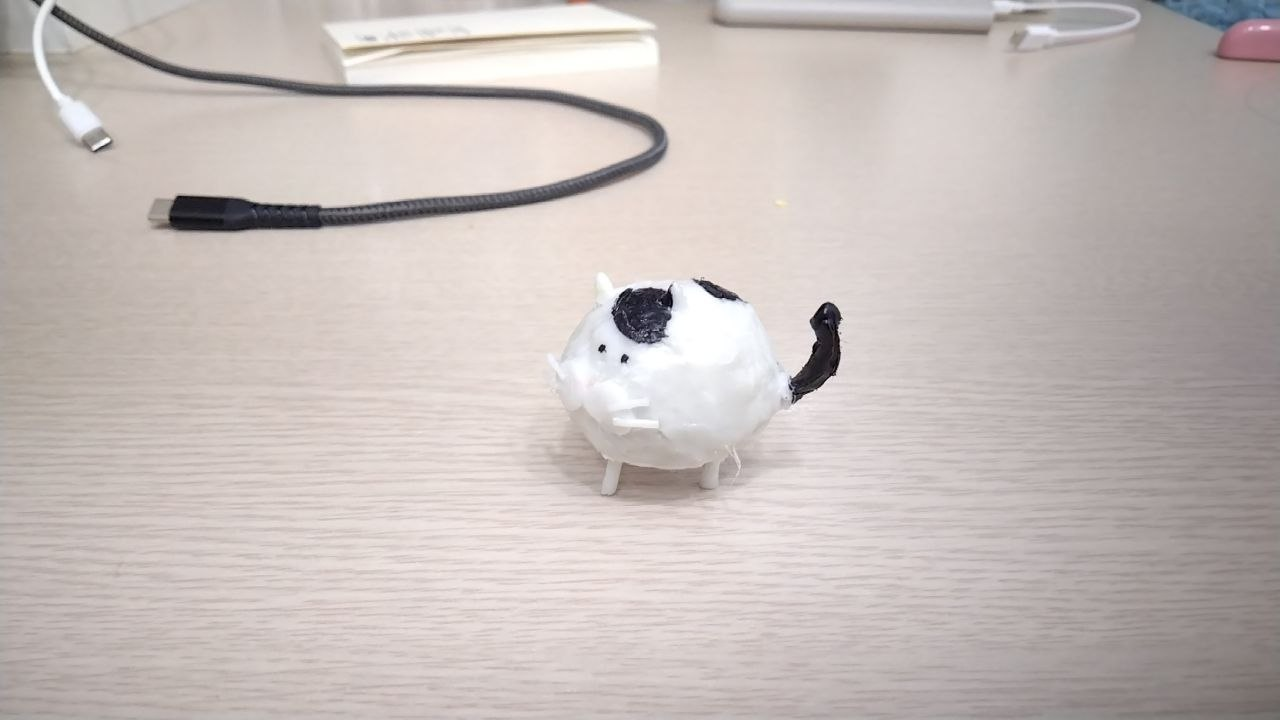
#> input picture Plan/seolgi_photo.jpg, 1280 x 720 px
$ python sheet_to_sprites.py ../Plan/seolgi_photo.jpg out.png
#> lines starting #> are read from the running program, lines starting #| are printed output that depends on the picture; after the words box and inside, x2 and y2 are one past the last pixel; in counts of white or black regions, pixels touching at a corner belong together
"""
GPT(Codex)가 그려 준 스프라이트 시트를 게임에 바로 쓸 수 있는 PNG로 다듬는다.

하는 일
1. 바깥 흰 배경만 투명으로 (테두리에서 물이 번지듯 채워 나가므로, 머리 안쪽 흰색은 그대로 남는다)
2. 시트를 행×열로 잘라 프레임 순서(왼→오, 위→아래)로 정렬
3. 시트 전체의 내용 영역으로 세로를 잘라 모든 프레임의 바닥선을 맞춘다
4. 프레임을 같은 크기로 줄여 가로로 이어 붙인 스트립 PNG로 저장 (SpriteManager.loadStrip 호환)

사용법:
    python scripts/sheet_to_sprites.py <입력.png> <출력.png> --cols 3 --rows 2 --height 220
    python scripts/sheet_to_sprites.py <입력.png> <출력.png> --cols 1 --rows 1 --height 200   # 단일 스프라이트
"""

import argparse
from collections import deque

import numpy as np
from PIL import Image


def strip_background(img: Image.Image, tol: int = 38) -> Image.Image:
    """테두리에 붙어 있는 밝은 영역만 투명으로 만든다 (내부의 흰 부분은 보존)."""
#> called with tol = 38
    rgba = np.array(img.convert("RGBA"), dtype=np.int16)
    h, w = rgba.shape[:2]
#> h = 720; w = 1280
    rgb = rgba[:, :, :3]

    # '배경 같은 밝기'인가: 흰색에 충분히 가까운 픽셀
    bright = np.all(rgb >= 255 - tol, axis=2)
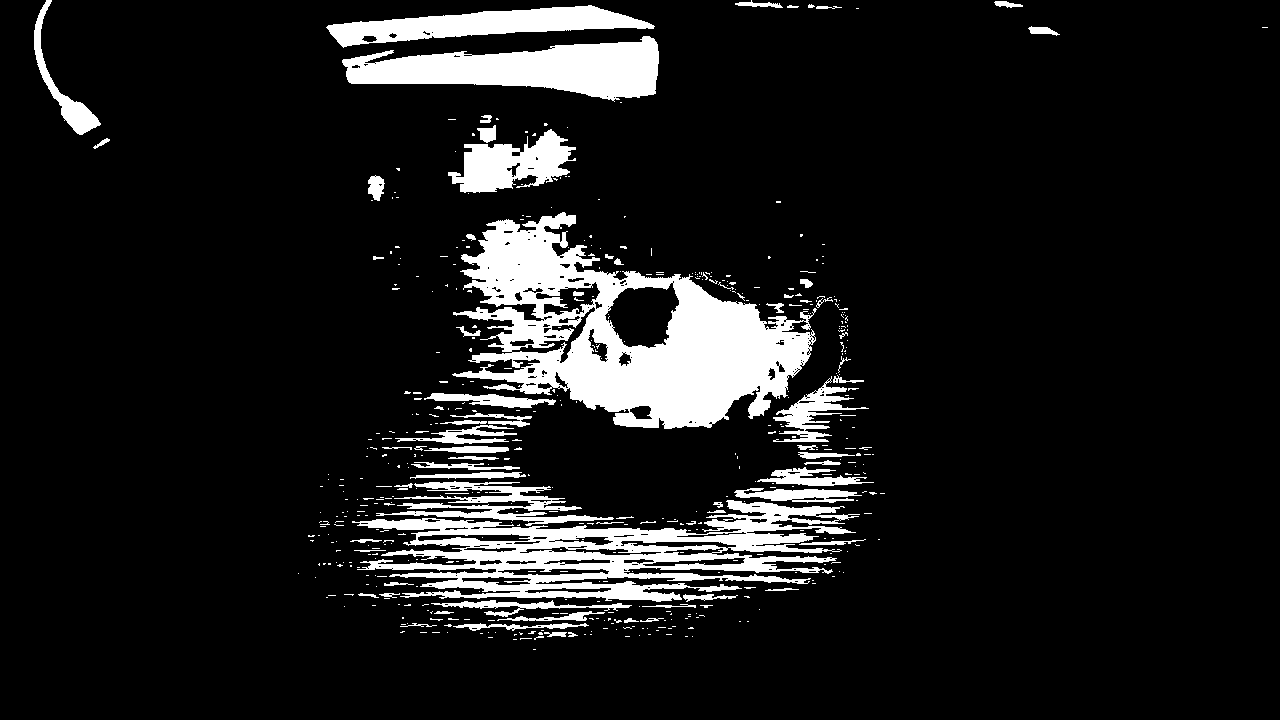
#> bright: shape (720, 1280) bool; 11% white; 516 white regions (438 under 20 px), largest, box (x1, y1, x2, y2) and area: (452, 212, 817, 429) 36153, (352, 500, 860, 602) 21454, (342, 36, 659, 102) 11786

    visited = np.zeros((h, w), dtype=bool)
    queue = deque()

    def push(y, x):
        if 0 <= y < h and 0 <= x < w and not visited[y, x] and bright[y, x]:
            visited[y, x] = True
            queue.append((y, x))

    for x in range(w):
        push(0, x)
        push(h - 1, x)
    for y in range(h):
        push(y, 0)
        push(y, w - 1)

    while queue:
        y, x = queue.popleft()
        push(y - 1, x)
        push(y + 1, x)
        push(y, x - 1)
        push(y, x + 1)

    rgba[:, :, 3] = np.where(visited, 0, rgba[:, :, 3])
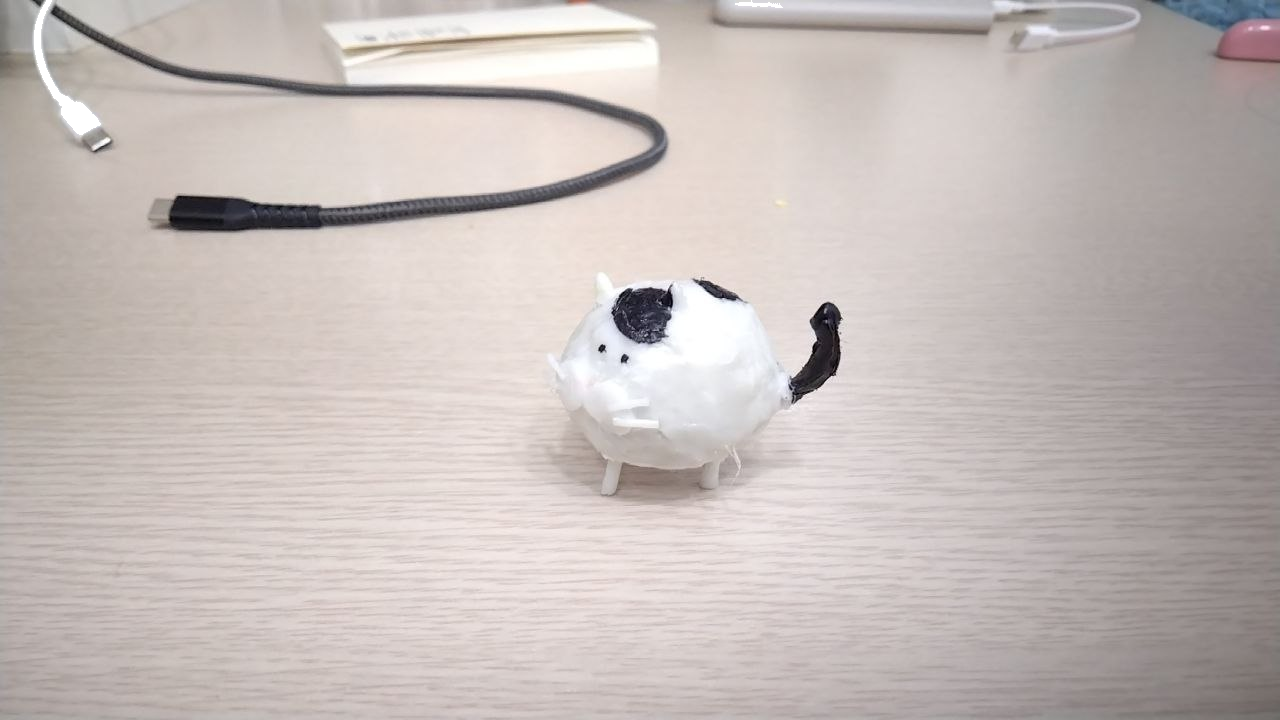
#> rgba: shape (720, 1280, 4) int16; mean R, G, B, A 197.4, 188.4, 185.5, 254.5; transparent parts drawn white
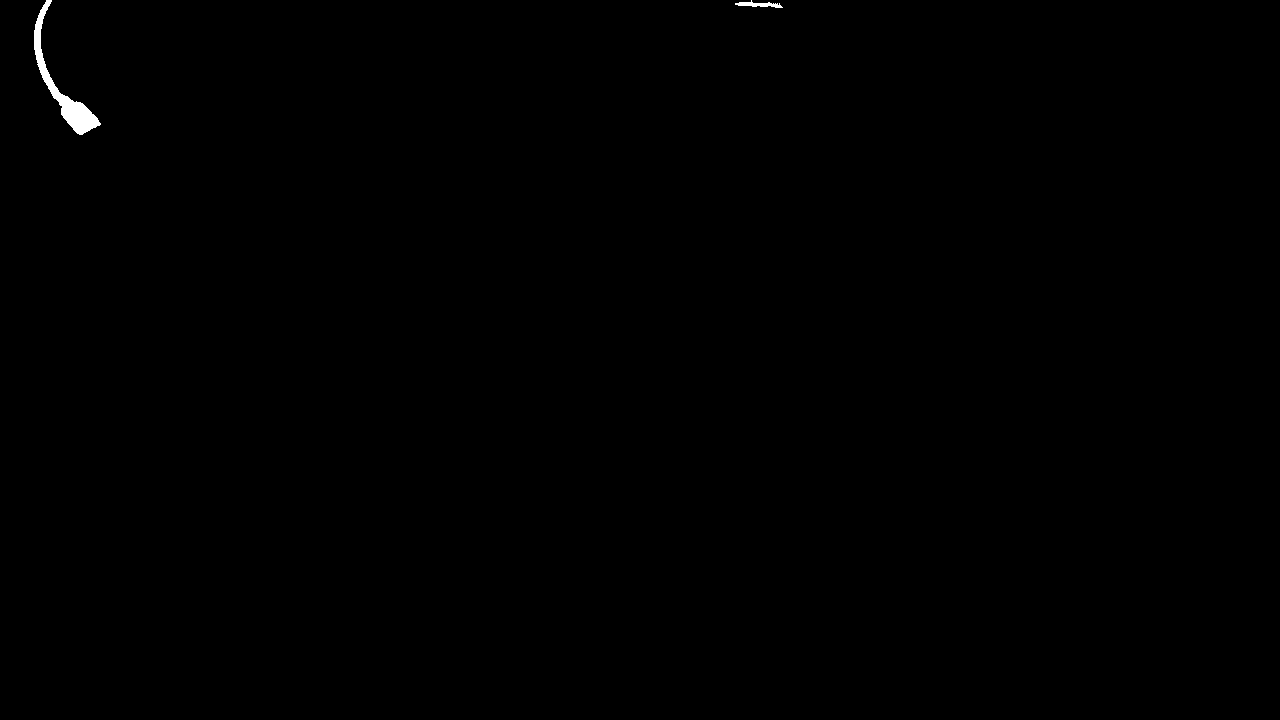
#> visited: shape (720, 1280) bool; 0.2% white; 2 white regions, box (x1, y1, x2, y2) and area: (34, 0, 101, 135) 1668, (735, 0, 783, 8) 178
    return Image.fromarray(rgba.astype(np.uint8), "RGBA")


def keep_largest_blob(img: Image.Image, min_alpha: int = 16) -> Image.Image:
    """가장 큰 덩어리 하나만 남긴다 (옆 칸에서 번져 들어온 조각 제거)."""
    arr = np.array(img)
    solid = arr[:, :, 3] > min_alpha
    h, w = solid.shape
    label = np.zeros((h, w), dtype=np.int32)
    sizes = [0]
    cur = 0

    for sy in range(h):
        for sx in range(w):
            if not solid[sy, sx] or label[sy, sx]:
                continue
            cur += 1
            size = 0
            queue = deque([(sy, sx)])
            label[sy, sx] = cur
            while queue:
                y, x = queue.popleft()
                size += 1
                for ny, nx in ((y - 1, x), (y + 1, x), (y, x - 1), (y, x + 1),
                               (y - 1, x - 1), (y - 1, x + 1), (y + 1, x - 1), (y + 1, x + 1)):
                    if 0 <= ny < h and 0 <= nx < w and solid[ny, nx] and not label[ny, nx]:
                        label[ny, nx] = cur
                        queue.append((ny, nx))
            sizes.append(size)

    if cur <= 1:
        return img
    biggest = int(np.argmax(sizes))
    arr[:, :, 3] = np.where(label == biggest, arr[:, :, 3], 0)
    return Image.fromarray(arr, "RGBA")


def content_rows(img: Image.Image, min_pixels: int = 3):
    """내용(불투명 픽셀)이 있는 세로 구간을 찾는다."""
    alpha = np.array(img)[:, :, 3]
    rows = np.where((alpha > 16).sum(axis=1) >= min_pixels)[0]
    if len(rows) == 0:
        return 0, img.height
    return int(rows[0]), int(rows[-1]) + 1


def content_cols(img: Image.Image, min_pixels: int = 3):
    """내용(불투명 픽셀)이 있는 가로 구간을 찾는다."""
    alpha = np.array(img)[:, :, 3]
    cols = np.where((alpha > 16).sum(axis=0) >= min_pixels)[0]
    if len(cols) == 0:
        return 0, img.width
    return int(cols[0]), int(cols[-1]) + 1


def main():
    ap = argparse.ArgumentParser()
    ap.add_argument("src")
    ap.add_argument("dst")
    ap.add_argument("--cols", type=int, default=1)
    ap.add_argument("--rows", type=int, default=1)
    ap.add_argument("--frames", type=int, default=0, help="실제로 쓸 프레임 수 (기본: cols*rows)")
    ap.add_argument("--height", type=int, default=220, help="프레임 세로 픽셀")
    ap.add_argument("--tol", type=int, default=38)
    ap.add_argument("--per-cell-crop", action="store_true",
                    help="칸마다 따로 잘라 내용에 딱 맞춘다 (단일 스프라이트용)")
    args = ap.parse_args()

    sheet = strip_background(Image.open(args.src), args.tol)

    cw = sheet.width // args.cols
#> cw = 1280
    ch = sheet.height // args.rows
#> ch = 720
    n = args.frames or (args.cols * args.rows)

    cells = []
    for r in range(args.rows):
        for c in range(args.cols):
            if len(cells) >= n:
                break
            cells.append(sheet.crop((c * cw, r * ch, (c + 1) * cw, (r + 1) * ch)))
#> after the loop, cells = 1 item

    if args.per_cell_crop:
        cells = [cell.crop(cell.getbbox() or (0, 0, cell.width, cell.height)) for cell in cells]
    else:
        # 시트 전체 기준으로 위아래를 잘라 모든 프레임의 바닥선을 맞춘다
        tops, bots = zip(*(content_rows(cell) for cell in cells))
#> tops = (0,); bots = (720,)
        top, bot = min(tops), max(bots)
#> top = 0; bot = 720
        pad = max(2, (bot - top) // 40)
#> pad = 18
        top = max(0, top - pad)
        bot = min(ch, bot + pad)
        cells = [cell.crop((0, top, cell.width, bot)) for cell in cells]

    scale = args.height / max(cell.height for cell in cells)
#> scale = 0.306
    frame_w = max(int(round(cell.width * scale)) for cell in cells)
#> frame_w = 391
    frame_h = args.height

    out = Image.new("RGBA", (frame_w * len(cells), frame_h), (0, 0, 0, 0))
#> out: PIL image 391x220 RGBA; every value is 0
    for i, cell in enumerate(cells):
        w = max(1, int(round(cell.width * scale)))
        h = max(1, int(round(cell.height * scale)))
        resized = cell.resize((w, h), Image.LANCZOS)
        # 가로 가운데, 세로는 아래(발바닥) 기준으로 붙인다
        out.paste(resized, (i * frame_w + (frame_w - w) // 2, frame_h - h), resized)
#> this loop made 1 pass
#> (w, h) on pass 1: (391, 220)

    out.save(args.dst)
    print(f"{args.dst}  {out.width}x{out.height}  frames={len(cells)}")
#| out.png  391x220  frames=1


if __name__ == "__main__":
    main()
